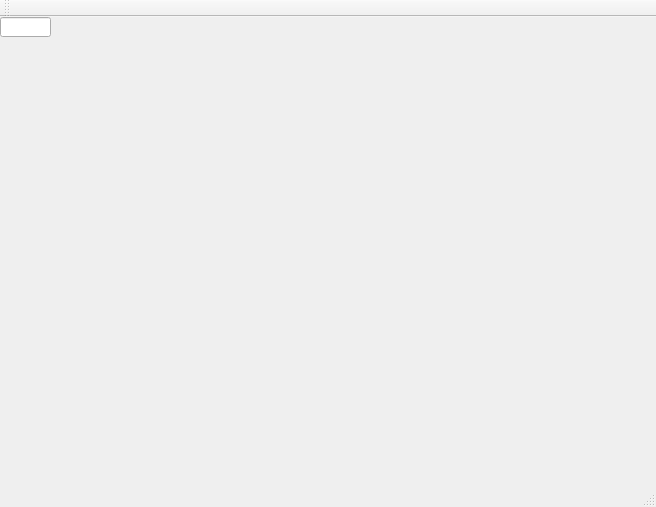
<?xml version="1.0" encoding="UTF-8"?>
<ui version="4.0">
 <class>MainWindow</class>
 <widget class="QMainWindow" name="MainWindow">
  <property name="geometry">
   <rect>
    <x>0</x>
    <y>0</y>
    <width>656</width>
    <height>507</height>
   </rect>
  </property>
  <property name="windowTitle">
   <string>MainWindow</string>
  </property>
  <widget class="QWidget" name="centralWidget">
   <widget class="QLineEdit" name="_buttonId">
    <property name="geometry">
     <rect>
      <x>0</x>
      <y>0</y>
      <width>51</width>
      <height>20</height>
     </rect>
    </property>
   </widget>
  </widget>
  <widget class="QMenuBar" name="menuBar">
   <property name="geometry">
    <rect>
     <x>0</x>
     <y>0</y>
     <width>656</width>
     <height>21</height>
    </rect>
   </property>
  </widget>
  <widget class="QToolBar" name="mainToolBar">
   <attribute name="toolBarArea">
    <enum>TopToolBarArea</enum>
   </attribute>
   <attribute name="toolBarBreak">
    <bool>false</bool>
   </attribute>
  </widget>
  <widget class="QStatusBar" name="statusBar"/>
 </widget>
 <layoutdefault spacing="6" margin="11"/>
 <resources/>
 <connections/>
</ui>
